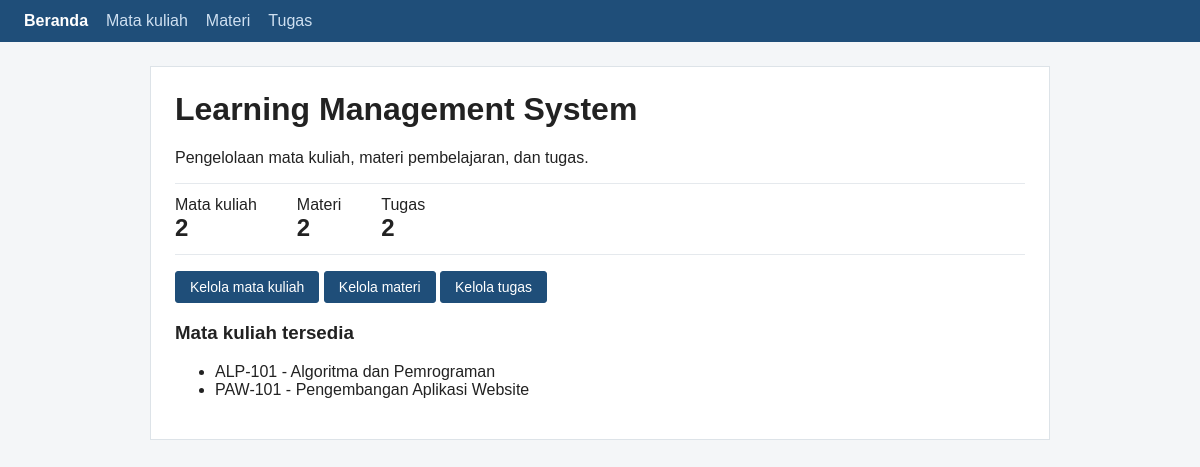
The page / on the database its author committed.
### tables this page shows
CREATE TABLE mata_kuliah (
  id       INT UNSIGNED AUTO_INCREMENT PRIMARY KEY,
  kode     VARCHAR(20)  NOT NULL UNIQUE,
  nama     VARCHAR(100) NOT NULL,
  dosen    VARCHAR(100) NOT NULL,
  semester TINYINT UNSIGNED NOT NULL
);

### fungsi.php (called while the page is built, shortened)
<?php
function e($teks) {
    return htmlspecialchars((string)$teks, ENT_QUOTES, 'UTF-8');
}
function hitung($conn, $tabel) {
    $boleh = ['mata_kuliah', 'materi', 'tugas'];
    $hasil = $conn->query('SELECT COUNT(*) AS total FROM ' . $tabel);
    return (int)$hasil->fetch_assoc()['total'];
}
function daftar_mk($conn) {
    $s = $conn->prepare('SELECT id, kode, nama FROM mata_kuliah ORDER BY nama');
    $s->execute();
    return $s->get_result()->fetch_all(MYSQLI_ASSOC);
}

### index.php (the view, shortened to what this page needs)
<?php
require 'fungsi.php';
require 'koneksi.php';
require 'layout.php';
$jml_mk     = hitung($conn, 'mata_kuliah');
$jml_materi = hitung($conn, 'materi');
$jml_tugas  = hitung($conn, 'tugas');
$daftar     = daftar_mk($conn);
?>
<h1>Learning Management System</h1>
<p>Pengelolaan mata kuliah, materi pembelajaran, dan tugas.</p>
<div class="ringkas">
  <div>Mata kuliah<b><?= $jml_mk ?></b></div>
  <div>Materi<b><?= $jml_materi ?></b></div>
  <div>Tugas<b><?= $jml_tugas ?></b></div>
</div>
<p>
  <a class="btn utama" href="mata_kuliah.php">Kelola mata kuliah</a>
  <a class="btn utama" href="materi.php">Kelola materi</a>
  <a class="btn utama" href="tugas.php">Kelola tugas</a>
</p>
<h3>Mata kuliah tersedia</h3>
<?php if (!$daftar): ?>
  <div class="kosong">Belum ada mata kuliah.</div>
<?php else: ?>
  <ul>
  <?php foreach ($daftar as $mk): ?>
    <li><?= e($mk['kode']) ?> - <?= e($mk['nama']) ?></li>
  <?php endforeach; ?>
  </ul>
<?php endif; ?>

### style.css (style rules this page uses)
* { box-sizing: border-box; }
body { margin: 0; font-family: Arial, Helvetica, sans-serif; background: #f4f6f8; color: #222; }
h1 { margin-top: 0; }
.btn { display: inline-block; padding: 7px 14px; font-size: 14px; color: #1f4e79; background: #fff; border: 1px solid #1f4e79; border-radius: 3px; text-decoration: none; cursor: pointer; }
.btn.utama { color: #fff; background: #1f4e79; }
.ringkas { display: flex; gap: 40px; margin: 14px 0; padding: 12px 0; border-top: 1px solid #e5e9ed; border-bottom: 1px solid #e5e9ed; }
.ringkas b { display: block; font-size: 24px; }

### rows shown on the page
mata_kuliah: kode "ALP-101", nama "Algoritma dan Pemrograman"
mata_kuliah: kode "PAW-101", nama "Pengembangan Aplikasi Website"

### other values the page prints
$label "Beranda"
$label "Mata kuliah"
$label "Materi"
$label "Tugas"
$jml_mk "2"
$jml_materi "2"
$jml_tugas "2"
